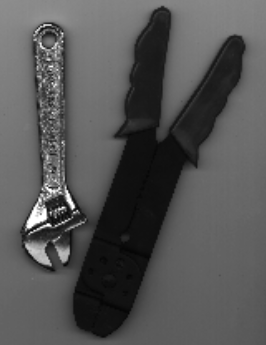
#> input picture PycharmProjects/0311_new/directory/threshold.png, 266 x 345 px, found by its file name
$ python thresholding3.py
#> lines starting #> are read from the running program, lines starting #| are printed output that depends on the picture; long printed decimals are rounded
from skimage.io import imshow, imread, imsave
import numpy as np
import matplotlib.pyplot as plt
import skimage.data as data
import skimage.segmentation as seg
import skimage.filters as filters
import skimage.draw as draw
import skimage.color as color
import cv2
def image_show(image, nrows = 1, ncols = 1, cmap = 'gray'):
    fig, ax = plt.subplots(nrows = nrows, ncols=ncols, figsize = (6,6))
    ax.imshow(image, cmap = 'gray')
    ax.axis('off')
    plt.show()
    return fig, ax
#image1 = imread('../img/cat.jpg', as_gray = True)
image1 = imread('../img/threshold.png', as_gray = True)
#> image1 is the input picture: shape (345, 266) float64; min 0.0196, max 1, mean 0.331
thresh1 = filters.threshold_otsu(image1)
#> thresh1 = 0.263
thresh2 = filters.threshold_yen(image1)
#> thresh2 = 0.565
thresh3 = filters.threshold_mean(image1)
#> thresh3 = 0.331
thresh4 = filters.threshold_minimum(image1)
#> thresh4 = 0.209
print(thresh1*255)
#| 67.012
print(thresh2*255)
#| 144.160
print(thresh3*255)
#| 84.467
print(thresh4*255)
#| 53.340
plt.hist(image1.ravel()*255, range(0, 255)) #資料經filter計算後是介於0跟1間因此*255回歸到正常值
plt.axvline(x = thresh1*255, c = 'r', label = 'otsu')
plt.axvline(x = thresh2*255, c = 'k', label = 'yen')
plt.axvline(x = thresh3*255, c = 'b', label = 'mean')
plt.axvline(x = thresh4*255, c = 'g', label = 'minimum')
plt.legend()
plt.show()
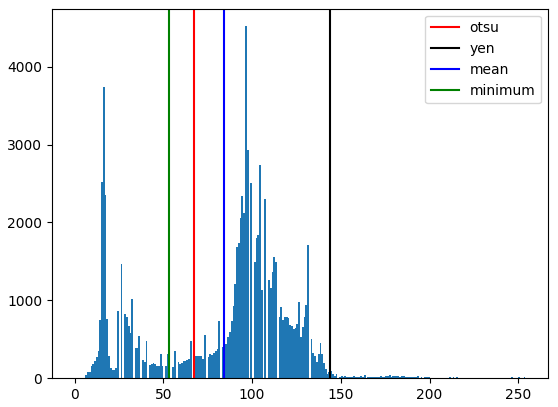
#> figure drawn by matplotlib, 1 panel; tallest bar 4519 high, from x = 96 to 97
